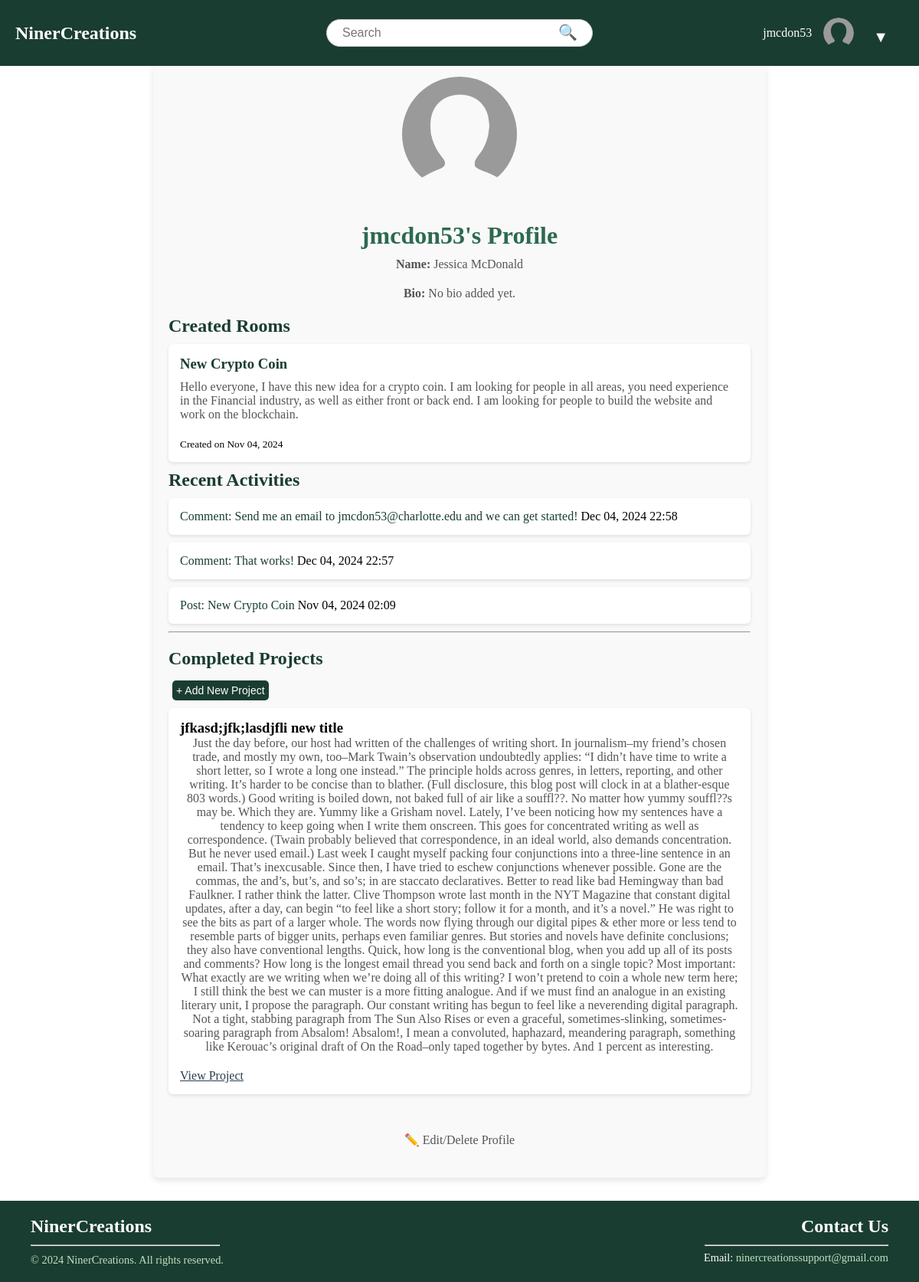
Screenshot of /profile/ (signed in) with the database file from the repository.
### NinerCreations/models.py (models this page shows, shortened)
class Profile(models.Model):
    user = models.OneToOneField(User, on_delete=models.CASCADE)
    bio = models.TextField(blank=True, default='')
    profile_picture = models.ImageField(
        upload_to='profile_pictures/',
        default='profile_pictures/profile-placeholder.png'
    )

class Post(models.Model):
    PRIVACY_CHOICES = [
        ('public', 'Public'),
        ('private', 'Private'),
    ]
    author = models.ForeignKey(User, on_delete=models.CASCADE)
    title = models.CharField(max_length=255)
    content = models.TextField()
    created_at = models.DateTimeField(auto_now_add=True)
    topics = models.ManyToManyField(Topic, related_name="posts", blank=True)
    members = models.ManyToManyField(User, related_name="joined_posts", blank=True)
    privacy = models.CharField(max_length=7, choices=PRIVACY_CHOICES, default='public')
    @property
    def activity_type(self):
        return "Post"

class Comment(models.Model):
    post = models.ForeignKey(Post, on_delete=models.CASCADE, related_name="comments")
    author = models.ForeignKey(User, on_delete=models.CASCADE, null=True, blank=True)
    content = models.TextField()
    created_at = models.DateTimeField(auto_now_add=True)
    @property
    def activity_type(self):
        return "Comment"

class Project(models.Model):
    user = models.ForeignKey(User, on_delete=models.CASCADE)
    name = models.CharField(max_length=100)
    description = models.TextField()
    github_link = models.URLField()
    created_at = models.DateTimeField(auto_now_add=True)

### NinerCreations/views.py (the view)
# urls.py: path('profile/', views.profile_view, name='profile'),
@login_required
def profile_view(request):
    profile, created = Profile.objects.get_or_create(user=request.user)
    recent_rooms = Post.objects.filter(author=request.user).order_by('-created_at')[:5]
    recent_posts = Post.objects.filter(author=request.user).order_by('-created_at')[:10]
    recent_comments = Comment.objects.filter(author=request.user).order_by('-created_at')[:10]
    projects = Project.objects.filter(user=request.user)
    recent_activities = sorted(
        list(recent_posts) + list(recent_comments),
        key=lambda x: x.created_at,
        reverse=True
    )[:10]
    return render(request, 'base/profile.html', {
        'profile': profile,
        'recent_rooms': recent_rooms,
        'recent_activities': recent_activities,
        'projects': projects,
    })

### NinerCreations/templates/base/profile.html (shortened to what this page needs)
{% extends "base/base.html" %}
{% load static %}
{% block content %}
<div class="profile-page-container">
    <div class="profile-picture-container" style="text-align: center; margin-bottom: 20px;">
        <img src="{% if profile.profile_picture and profile.profile_picture.url %}{{ profile.profile_picture.url }}{% else %}{% static 'images/profile-placeholder.png' %}{% endif %}"
             alt="Profile Picture"
             style="width: 150px; height: 150px; border-radius: 50%; object-fit: cover; display: inline-block;">
    </div>
    <h1 style="text-align: center;">{{ user.username }}'s Profile</h1>
    <p style="text-align: center;"><strong>Name:</strong> {{ user.get_full_name|default:"Not provided" }}</p>
    <p style="text-align: center;"><strong>Bio:</strong> {{ profile.bio|default:"No bio added yet." }}</p>
    <h2>Created Rooms</h2>
    {% if recent_rooms %}
        <ul>
            {% for room in recent_rooms %}
                <li>
                    <a class="profile-tags" style="color: #1A3D31; text-decoration: none;" href="{% url 'post_detail' room.id %}">
                        <h3 style="margin-bottom: 10px;">{{ room.title }}</h3>
                    </a>
                    <p style="text-align: left;">{{ room.content }}</p>
                    <small>Created on {{ room.created_at|date:"M d, Y" }}</small>
                </li>
            {% endfor %}
        </ul>
    {% else %}
        <p>No rooms created yet.</p>
    {% endif %}
    <h2>Recent Activities</h2>
    {% if recent_activities %}
        <div>
        <ul>
            {% for activity in recent_activities %}
                <li>
                    {% if activity.activity_type == "Post" %}
                    <a style="color: #1A3D31; text-decoration: none;" href="{% url 'post_detail' activity.id %}">
                        Post: {{ activity.title }}
                    </a>
                    {% elif activity.activity_type == "Comment" %}
                    <a style="color: #1A3D31; text-decoration: none;" href="{% url 'post_detail' activity.post.id %}">
                        Comment: {{ activity.content }}
                    </a>
                    {% endif %}
                    {{ activity.created_at|date:"M d, Y H:i" }}
                </li>
            {% endfor %}
        </ul>
        </div>
    {% else %}
        <p>No recent activities.</p>
    {% endif %}
    <hr style="color:#1A3D31;">
    <div class="completed-projects-container" style="padding-top: 20px; padding-bottom: 30px;">
        <h2 style="margin-bottom: 15px;">Completed Projects</h2>
        <button class="add-project-btn" onclick="toggleProjectForm()" style="background-color: #1A3D31; color: #fff; border: none; border-radius: 5px; padding: 5px 5px; font-size: 14px; display: block; margin: 5px 5px; cursor: pointer; margin-bottom: 10px;">+ Add New Project</button>
        {% if projects %}
        <ul class="projects-list">
            {% for project in projects %}
                <li class="project-item" style="margin-bottom: 20px;">
                    <h3>{{ project.name }}</h3>
                    <p>{{ project.description }}</p>
                    <a href="{{ project.github_link }}" target="_blank">View Project</a>
                </li>
            {% endfor %}
        </ul>
        {% else %}
        <p>No projects added yet.</p>
        {% endif %}
    </div>
    <div class="edit-delete">
        <a href="/settings" style="text-decoration: none;">
            <p>✏️ Edit/Delete Profile</p>
        </a>
    </div>
</div>
{% endblock %}

### NinerCreations/templates/base/base.html (shortened to what this page needs)
{% load static %}
<!DOCTYPE html>
<html lang="en">
<head>
    <link rel="stylesheet" type="text/css" href="{% static 'css/styles.css' %}">
</head>
<body>
    <div class="wrapper">
        <div class="header">
            <div class="logo">
                <a href="/">
                    <h1>NinerCreations</h1>
                </a>
            </div>
            <div class="search-bar">
                <form action="/search/" method="get">
                    <input type="text" name="q" placeholder="Search" value="">
                    <button type="submit">&#128269;</button>
                </form>
            </div>
            <div class="header-right">
                {% if user.is_authenticated %}
                    <span>{{ user.username }}</span>
                    <div class="profile-container">
                        <div class="profile-picture">
                            <img src="{% if user.profile.profile_picture and user.profile.profile_picture.url %}{{ user.profile.profile_picture.url }}{% else %}{% static 'images/profile-placeholder.png' %}{% endif %}"
                                 alt="Profile Picture"
                                 style="width: 40px; height: 40px; border-radius: 50%; object-fit: cover;">
                        </div>
                        <div class="dropdown">
                            <button class="dropdown-btn">▼</button>
                        </div>
                    </div>
                {% else %}
                    <a href="{% url 'login' %}" class="login-btn">Login</a>
                {% endif %}
            </div>
        </div>
        <div class="content">
            {% block content %}
            {% endblock %}
        </div>
        {% include 'base/footer.html' %}
    </div>
</body>
</html>

### static/css/styles.css (style rules this page uses)
* { padding: 0; margin: 0; box-sizing: border-box; }
html, body { height: 100%; margin: 0; }
.wrapper { display: flex; flex-direction: column; min-height: 100vh; }
.content { flex: 1; padding: 20px; margin-top: 60px; margin-bottom: 10px; }
.header { display: flex; align-items: center; justify-content: space-between; background-color: #1A3D31; padding: 10px 20px; color: white; position: fixed; top: 0; width: 100%; z-index: 10; }
.logo { flex: 1; text-align: left; }
.logo a { text-decoration: none; }
.logo h1 { font-size: 24px; color: #FFFFFF; margin: 0; }
.search-bar { flex: 2; display: flex; justify-content: center; align-items: center; margin-top: 15px; }
.search-bar form { width: 100%; max-width: 60%; display: flex; align-items: center; position: relative; }
.search-bar input { width: 100%; padding: 8px 40px 8px 20px; border-radius: 20px; border: 1px solid #ccc; font-size: 16px; }
.search-bar button { position: absolute; right: 10px; background: none; border: none; font-size: 20px; cursor: pointer; color: #333; margin-top: -5px; }
.header-right { flex: 1; display: flex; align-items: center; gap: 15px; justify-content: flex-end; }
h2 { color: #2c3e50; margin-bottom: 20px; font-weight: bold; }
form { display: flex; flex-direction: column; }
form input { padding: 8px; border-radius: 4px; border: 1px solid #ccc; margin-bottom: 15px; font-size: 16px; }
form button { background-color: #2c3e50; color: white; font-weight: bold; padding: 10px; border: none; border-radius: 4px; cursor: pointer; transition: background-color 0.3s ease; }
a { color: #2c3e50; }
.profile-container { display: flex; align-items: center; position: relative; }
.profile-picture { width: 40px; height: 40px; border-radius: 50%; overflow: hidden; }
.profile-picture img { width: 100%; height: 100%; object-fit: cover; }
.dropdown { position: relative; display: inline-block; }
.dropdown-btn { background: none; border: none; color: white; font-size: 20px; cursor: pointer; margin-left: 5px; }
.profile-page-container { position: relative; max-width: 800px; margin: 0 auto; padding: 20px; background-color: #f9f9f9; border-radius: 8px; box-shadow: 0 4px 8px rgba(0, 0, 0, 0.1); }
.profile-page-container h1 { font-size: 2rem; color: #2d6a4f; margin-bottom: 10px; text-align: center; }
.profile-page-container p { font-size: 1rem; color: #555; margin-bottom: 20px; text-align: center; }
.profile-page-container h2 { font-size: 1.5rem; color: #1A3D31; margin-bottom: 10px; }
.profile-page-container ul { list-style: none; padding: 0; margin: 0; }
.profile-page-container li { background-color: #ffffff; padding: 15px; border-radius: 6px; margin-bottom: 10px; box-shadow: 0px 2px 4px rgba(0, 0, 0, 0.1); transition: transform 0.2s; }
.completed-projects-container { padding-top: 20px; padding-bottom: 30px; }
.completed-projects-container h2 { margin-bottom: 15px; }
.add-project-btn { background-color: #1A3D31; color: #fff; border: none; border-radius: 5px; padding: 5px 5px; font-size: 14px; display: block; margin: 5px 5px; margin-bottom: 10px; }
.projects-list { list-style-type: none; padding: 0; margin: 0; }
.project-item { background-color: #fff; border-radius: 8px; padding: 15px 20px; margin-bottom: 15px; box-shadow: 0 2px 6px rgba(0, 0, 0, 0.1); }
form { width: 100%; }
button { background-color: #1A3D31; color: #fff; border: none; border-radius: 5px; padding: 10px 20px; font-size: 16px; cursor: pointer; margin-top: 10px; }
img { display: block; margin-bottom: 15px; border-radius: 50%; width: 150px; height: 150px; object-fit: cover; }

### rows the page displays
Profile: profile_picture (placeholder picture), bio "No bio added yet."
Post: title "New Crypto Coin", content "Hello everyone, I have this new idea for a crypto coin. I am looking for people in all areas, you need experience in the Financial industry, as well as either front or back end. I am looking for people to build the website and work on the blockchain.", created_at "Nov 04, 2024", created_at "Nov 04, 2024 02:09"
Comment: content "Send me an email to jmcdon53@charlotte.edu and we can get started!", created_at "Dec 04, 2024 22:58"
Comment: content "That works!", created_at "Dec 04, 2024 22:57"
Project: name "jfkasd;jfk;lasdjfli new title", description "Just the day before, our host had written of the challenges of writing short. In journalism–my friend’s chosen trade, and mostly my own, too–Mark Twain’s observation undoubtedly applies: “I didn’t have time to write a short letter, so I wrote a long one instead.” The principle holds across genres, in letters, reporting, and other writing. It’s harder to be concise than to blather. (Full disclosure, this blog post will clock in at a blather-esque 803 words.) Good writing is boiled down, not baked full of air like a souffl??. No matter how yummy souffl??s may be. Which they are. Yummy like a Grisham novel. Lately, I’ve been noticing how my sentences have a tendency to keep going when I write…"

### other values shown
{{ user.username }} "jmcdon53"
{{ user.get_full_name|default:"Not provided" }} "Jessica McDonald"
